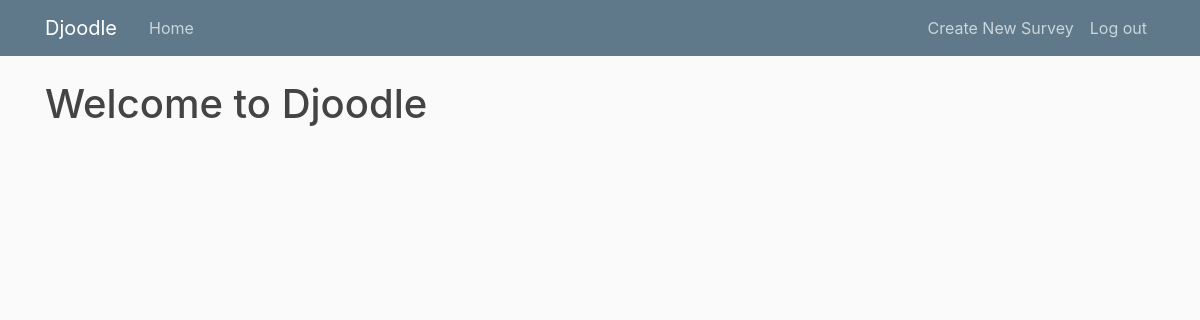
/survey/list/ (signed in), run on an earlier commit of the app's database.
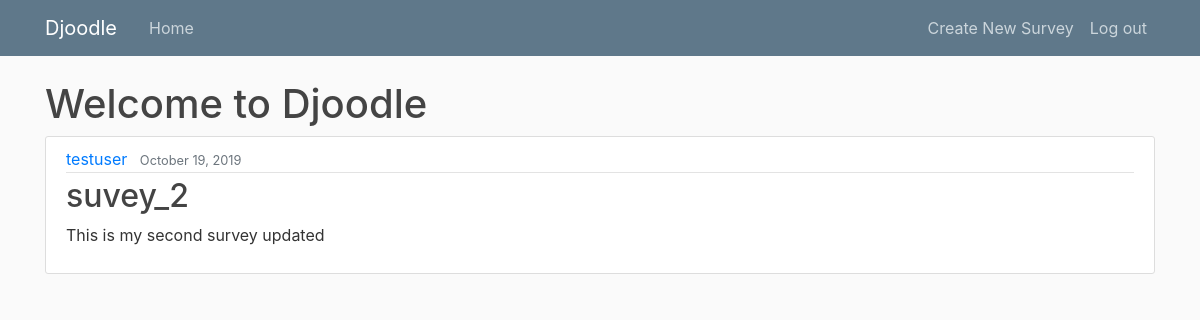
And on a later commit of the database.
### survey/models.py (models this page shows, shortened)
class Survey(models.Model):
    title = models.CharField(max_length=30)
    description = models.CharField(max_length=300)
    date_created = models.DateTimeField(default=timezone.now)
    author = models.ForeignKey(User, on_delete=models.CASCADE)

### survey/views.py (the view)
# urls.py: path('survey/list/', SurveyListView.as_view(), name='survey-list'),
class SurveyListView(ListView):
    model = Survey
    template_name = 'survey/home.html'
    context_object_name = 'surveys'
    ordering = ['-date_created']
    def get_queryset(self):
        return Survey.objects.filter(author=self.request.user)

### survey/templates/survey/home.html
{% extends "survey/layout.html" %}
{% block body %}
	<h1>Welcome to Djoodle</h1>
	{% for survey in surveys %}
		<article class="media content-section">
          <div class="media-body">
            <div class="article-metadata">
              <a class="mr-2" href="#">{{ survey.author }}</a>
              <small class="text-muted">{{ survey.date_created|date:"F d, Y" }}</small>
            </div>
			<h2><a class="article-title" href="{% url 'survey-detail' survey.id %}">{{ survey.title }}</a></h2>
            <p class="article-content">{{ survey.description }}</p>
          </div>
        </article>
	{% endfor %}
{% endblock  %}

What changed in the data, as far as the page shows it:
now on this page (row edited): Survey: author "testuser", date_created "October 19, 2019", title "suvey_2", description "This is my second survey updated"
